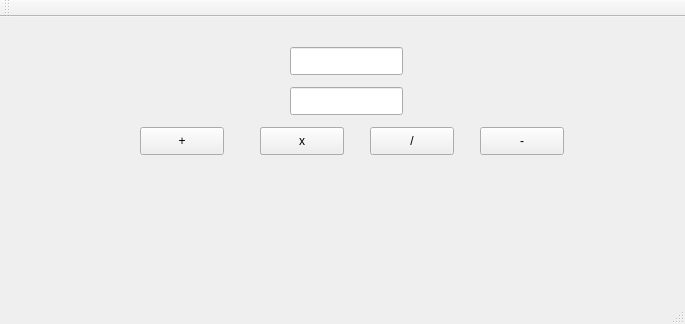
<?xml version="1.0" encoding="UTF-8"?>
<ui version="4.0">
 <class>MainWindow</class>
 <widget class="QMainWindow" name="MainWindow">
  <property name="geometry">
   <rect>
    <x>0</x>
    <y>0</y>
    <width>685</width>
    <height>324</height>
   </rect>
  </property>
  <property name="windowTitle">
   <string>MainWindow</string>
  </property>
  <widget class="QWidget" name="centralWidget">
   <widget class="QPushButton" name="sum">
    <property name="geometry">
     <rect>
      <x>140</x>
      <y>110</y>
      <width>84</width>
      <height>28</height>
     </rect>
    </property>
    <property name="text">
     <string>+</string>
    </property>
   </widget>
   <widget class="QLineEdit" name="input1">
    <property name="geometry">
     <rect>
      <x>290</x>
      <y>30</y>
      <width>113</width>
      <height>28</height>
     </rect>
    </property>
   </widget>
   <widget class="QLabel" name="label1">
    <property name="geometry">
     <rect>
      <x>310</x>
      <y>180</y>
      <width>63</width>
      <height>20</height>
     </rect>
    </property>
    <property name="text">
     <string>&lt;html&gt;&lt;head/&gt;&lt;body&gt;&lt;p&gt;&lt;br/&gt;&lt;/p&gt;&lt;/body&gt;&lt;/html&gt;</string>
    </property>
   </widget>
   <widget class="QLineEdit" name="input2">
    <property name="geometry">
     <rect>
      <x>290</x>
      <y>70</y>
      <width>113</width>
      <height>28</height>
     </rect>
    </property>
   </widget>
   <widget class="QPushButton" name="pushButton_2">
    <property name="geometry">
     <rect>
      <x>260</x>
      <y>110</y>
      <width>84</width>
      <height>28</height>
     </rect>
    </property>
    <property name="text">
     <string>Push Me</string>
    </property>
   </widget>
   <widget class="QPushButton" name="divide">
    <property name="geometry">
     <rect>
      <x>370</x>
      <y>110</y>
      <width>84</width>
      <height>28</height>
     </rect>
    </property>
    <property name="text">
     <string>/</string>
    </property>
   </widget>
   <widget class="QPushButton" name="sub">
    <property name="geometry">
     <rect>
      <x>480</x>
      <y>110</y>
      <width>84</width>
      <height>28</height>
     </rect>
    </property>
    <property name="text">
     <string>-</string>
    </property>
   </widget>
   <widget class="QPushButton" name="mult">
    <property name="geometry">
     <rect>
      <x>260</x>
      <y>110</y>
      <width>84</width>
      <height>28</height>
     </rect>
    </property>
    <property name="text">
     <string>x</string>
    </property>
   </widget>
  </widget>
  <widget class="QMenuBar" name="menuBar">
   <property name="geometry">
    <rect>
     <x>0</x>
     <y>0</y>
     <width>685</width>
     <height>25</height>
    </rect>
   </property>
  </widget>
  <widget class="QToolBar" name="mainToolBar">
   <attribute name="toolBarArea">
    <enum>TopToolBarArea</enum>
   </attribute>
   <attribute name="toolBarBreak">
    <bool>false</bool>
   </attribute>
  </widget>
  <widget class="QStatusBar" name="statusBar"/>
 </widget>
 <layoutdefault spacing="6" margin="11"/>
 <resources/>
 <connections/>
</ui>
